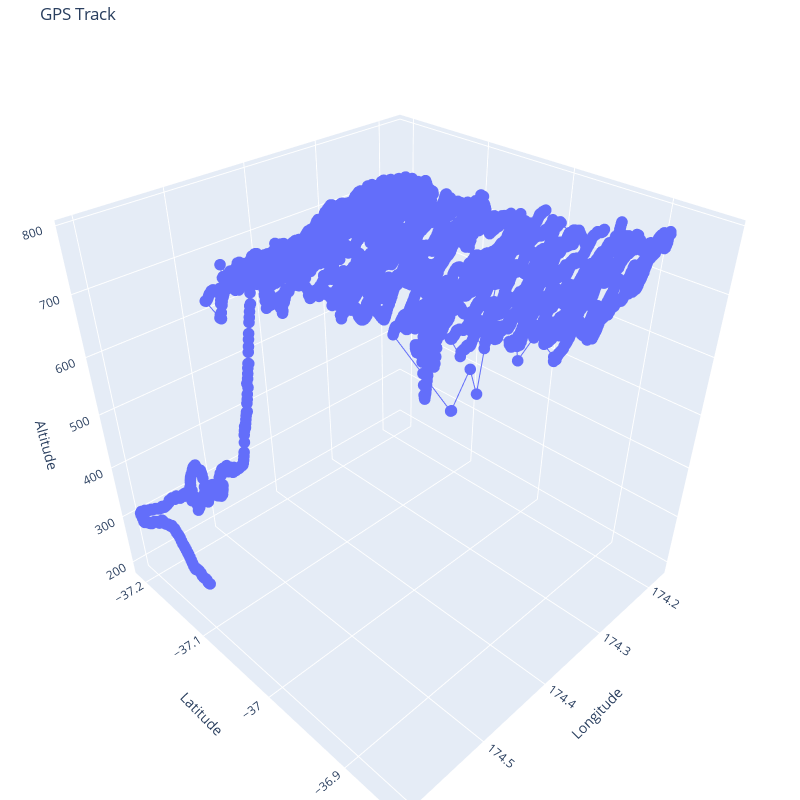

The code cell stored with this chart in its notebook:
### Code cell
assert False, "Don't manually run this!"

# Manually remove any early triggers etc.

indices_to_ignore = [0, 1, 2]
gps_points = [p for i, p in enumerate(gps_points) if i not in indices_to_ignore]
print(f"Total GPS points: {len(gps_points)}")

make_plot(gps_points)

### Figure 1 — Plotly figure (JSON) as saved in the notebook; plotly's stock layout.template omitted (floating-point values rounded to 4 significant figures; data arrays with more than 128 entries replaced by an {"elided": "..."} marker saying what was removed)
{"data": [{"hoverinfo": "text", "marker": {"size": 4}, "mode": "lines+markers", "text": {"elided": "8427 str values"}, "type": "scatter3d", "x": {"elided": "8427 float values"}, "y": {"elided": "8427 float values"}, "z": {"elided": "8427 float values"}}], "layout": {"height": 800, "margin": {"b": 0, "l": 0, "r": 0, "t": 40}, "scene": {"xaxis": {"title": {"text": "Longitude"}}, "yaxis": {"title": {"text": "Latitude"}}, "zaxis": {"title": {"text": "Altitude"}}}, "title": {"text": "GPS Track"}, "width": 800}}
